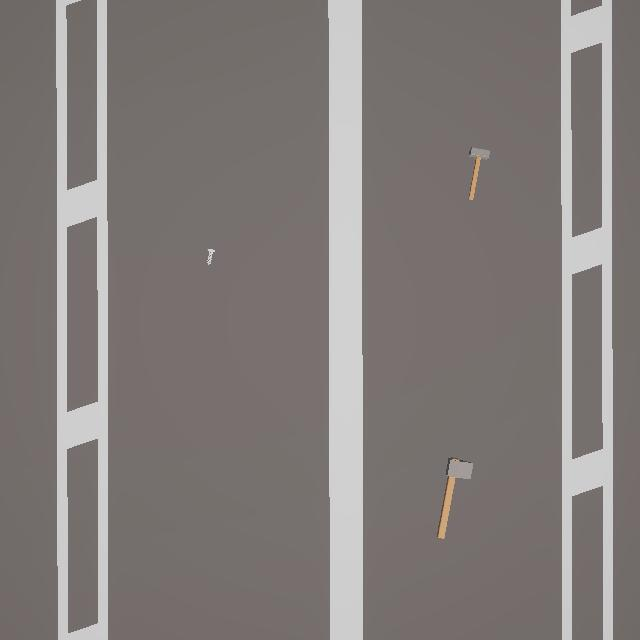
#> input picture DotNetServer/src/FodHunter.Vision/debug_server_view.jpg, 640 x 640 px
$ python feeder.py ../../DotNetServer/src/FodHunter.Vision/debug_server_view.jpg
#> lines starting #> are read from the running program, lines starting #| are printed output that depends on the picture; after the words box and inside, x2 and y2 are one past the last pixel; in counts of white or black regions, pixels touching at a corner belong together
"""Stand-in for the Unity drone: pans over a flight deck built from the team's
simulator frame and posts each view to the vision server, like Unity does."""
import io, sys, time, urllib.request
from PIL import Image, ImageOps

SRC = sys.argv[1]
base = Image.open(SRC).convert("RGB")                      # 640x640 Unity frame
#> base is the input picture: PIL image 640x640 RGB; mean R, G, B 129.2, 123.1, 121.1
W = 640
# Debris crops from the frame (x0, y0, x1, y1): two hammers and a screw.
hammer_a = base.crop((452, 140, 500, 206))
hammer_b = base.crop((428, 452, 482, 544))
screw = base.crop((198, 244, 222, 270))
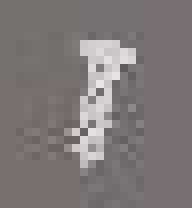
#> screw: PIL image 24x26 RGB (shown 8 times larger); mean R, G, B 127.3, 120.3, 119.5

# Clean tile: paint over the debris with deck taken from just above each item.
clean = base.copy()
for box in [(452, 140, 500, 206), (428, 452, 482, 544), (198, 244, 222, 270)]:
    x0, y0, x1, y1 = box
    clean.paste(base.crop((x0, y0 - (y1 - y0) - 20, x1, y0 - 20)), (x0, y0))

TILES = 4
deck = Image.new("RGB", (W, W * TILES))
#> deck: PIL image 640x2560 RGB; every value is 0
for i in range(TILES):
    deck.paste(clean, (0, i * W))
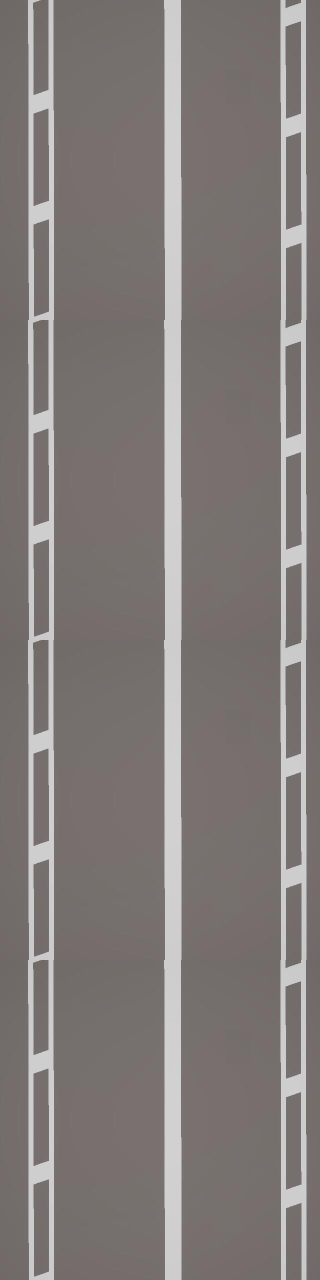
#> deck: PIL image 640x2560 RGB (shown at 1/2 size); mean R, G, B 129, 123, 121

def drop(img, x, y, angle=0):
#> called with x = 450, y = 300, angle = 0
    piece = img.rotate(angle, expand=True, fillcolor=(0, 0, 0))
    mask = piece.convert("L").point(lambda v: 255 if v > 8 else 0)
#> mask: PIL image 54x92 L; every value is 255
    deck.paste(piece, (x, y), mask)

drop(hammer_b, 450, 300)
drop(hammer_a, 180, 640)
#> in drop (call 2), `mask = piece.convert("L").point(lambda v: 255 if v > 8 else 0)`: mask: PIL image 48x66 L; every value is 255
drop(screw, 470, 900, 30)
#> call 3 of drop, with x = 470, y = 900, angle = 30
#> in drop (call 3), `mask = piece.convert("L").point(lambda v: 255 if v > 8 else 0)`:
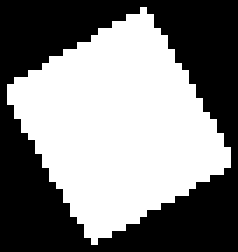
#> mask: PIL image 34x36 L (shown 7 times larger); 50.8% white; 1 black region, box (x1, y1, x2, y2) and area: (0, 0, 34, 36) 602
drop(hammer_a, 470, 1180, -20)
#> call 4 of drop, with x = 470, y = 1180, angle = -20
#> in drop (call 4), `piece = img.rotate(angle, expand=True, fillcolor=(0, 0, 0))`:
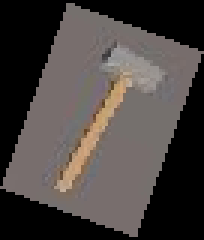
#> piece: PIL image 68x80 RGB (shown 3 times larger); mean R, G, B 72.8, 66.8, 64.3
#> in drop (call 4), `mask = piece.convert("L").point(lambda v: 255 if v > 8 else 0)`:
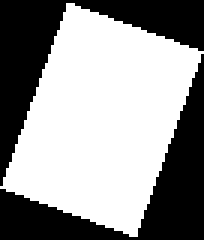
#> mask: PIL image 68x80 L (shown 3 times larger); 58.2% white; 2 black regions, box (x1, y1, x2, y2) and area: (0, 0, 68, 62) 1136, (0, 18, 68, 80) 1136
drop(hammer_b, 200, 1560, 15)
#> in drop (call 5), `piece = img.rotate(angle, expand=True, fillcolor=(0, 0, 0))`:
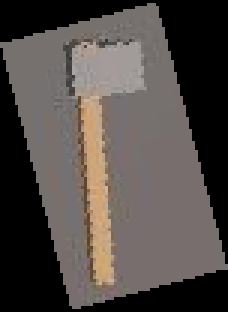
#> piece: PIL image 76x104 RGB (shown 3 times larger); mean R, G, B 80.8, 74.2, 70.6
#> in drop (call 5), `mask = piece.convert("L").point(lambda v: 255 if v > 8 else 0)`:
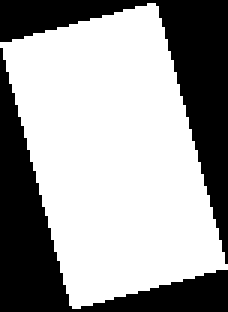
#> mask: PIL image 76x104 L (shown 3 times larger); 62.8% white; 2 black regions, box (x1, y1, x2, y2) and area: (0, 0, 76, 88) 1469, (0, 16, 76, 104) 1469
drop(hammer_a, 430, 2080)

from concurrent.futures import ThreadPoolExecutor

def post(jpeg):
    try:
#> (the run stopped early here; a loop or call above may not have finished)
